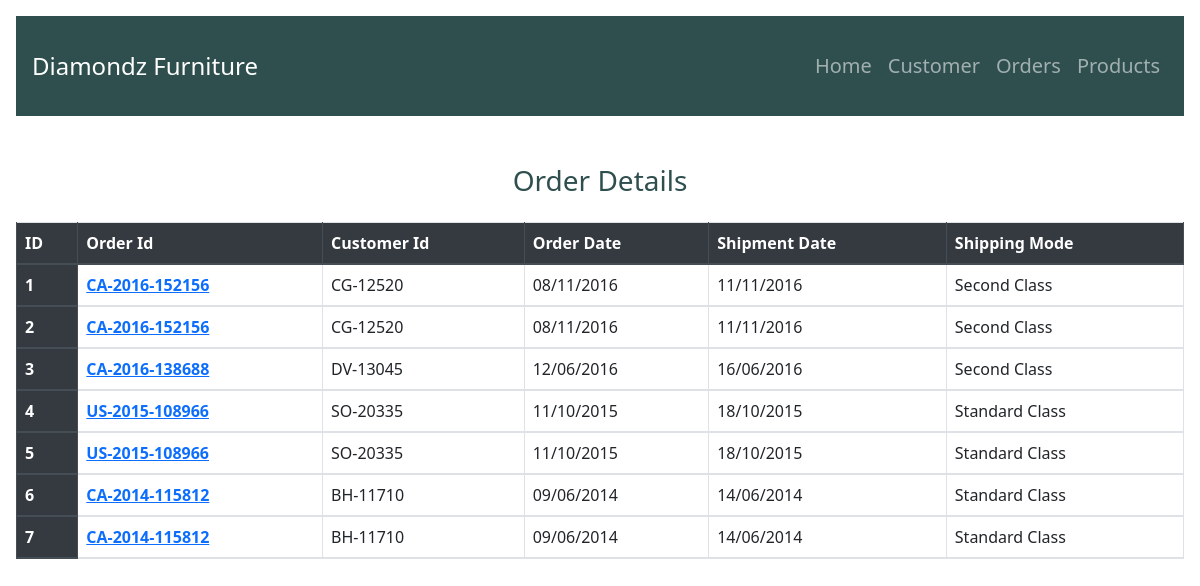
The page /orders on the database as committed earlier.
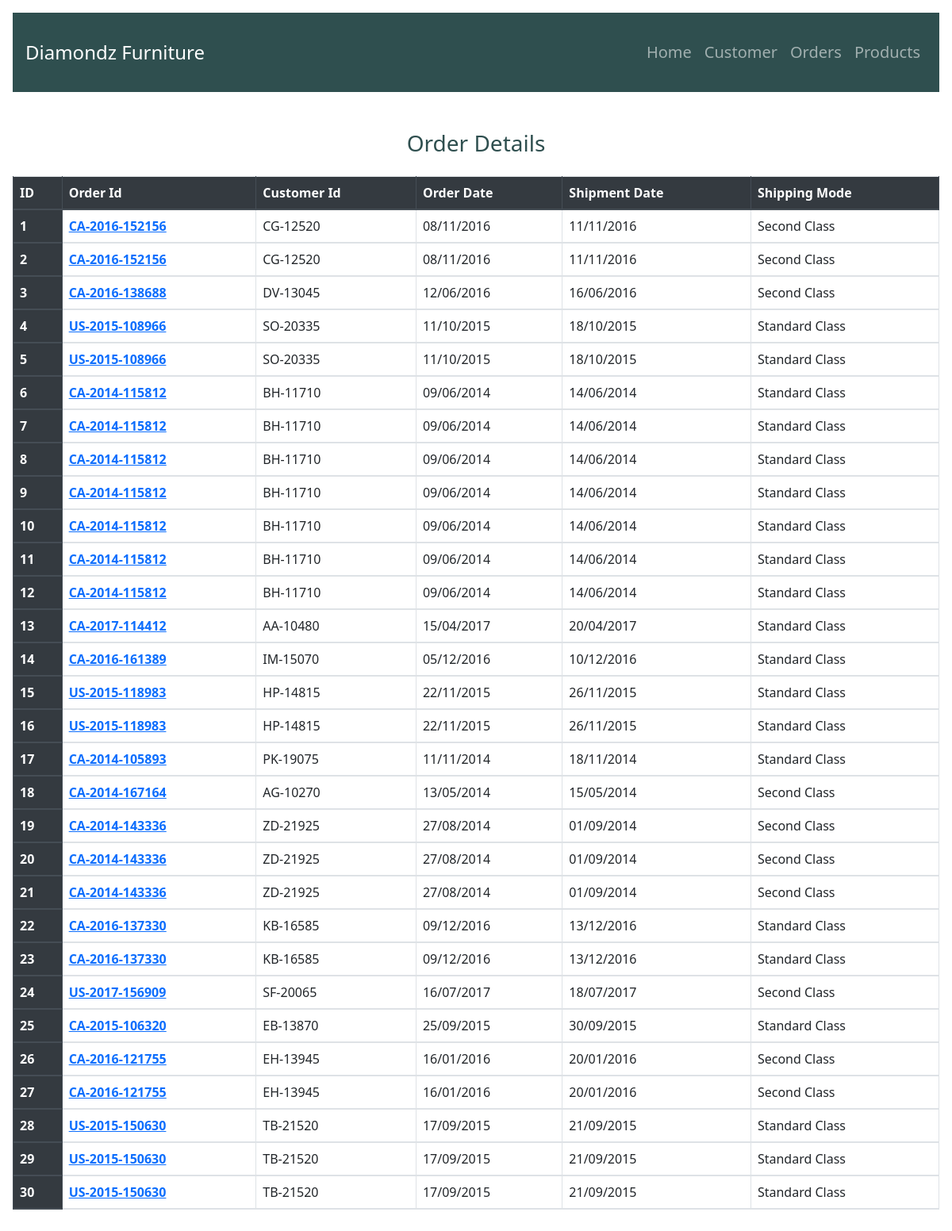
The same page on the database as committed later.
### tables this page shows
CREATE TABLE orders (Id INTEGER PRIMARY KEY AUTOINCREMENT,  Order_Id TEXT, customer_id INTEGER, Order_Date TEXT, Ship_Date TEXT, Ship_Mode TEXT, FOREIGN KEY(customer_id) REFERENCES customers(Id));

### superstore_data.py (the view)
@app.route('/orders')
def orders():
    db = get_db()
    cur = db.execute("select * FROM orders limit 30")
    rows = cur.fetchall()
    return render_template('orders.html', rows=rows)

### superstore_data.py (called while the page is built)
def connect_db():
    conn = sqlite3.connect(db_name, detect_types=sqlite3.PARSE_DECLTYPES | sqlite3.PARSE_COLNAMES)
    conn.row_factory = sqlite3.Row
    return conn

def get_db():
    if not hasattr(g, 'sqlite_db'):
        g.sqlite_db = connect_db()
    return g.sqlite_db

### templates/orders.html (shortened to what this page needs)
{% extends "base.html" %}
{%block content%}
        <h3 class="mt-5" style="color: darkslategrey;"><center> Order Details</center></h3>
    <table class="table table-hover mt-4 table-bordered">
        <thead class="thead-dark">
                <th scope="col">ID</th>
                <th scope="col">Order Id</th>
                <th scope="col">Customer Id</th>
                <th scope="col">Order Date</th>
                <th scope="col">Shipment Date</th>
                <th scope="col">Shipping Mode</th>
               {% for row in rows %}
            <tr>
                <th scope="row">{{row["Id"]}}</td>
                 <td><b><a href={{ url_for('order_details', id = row['Order_Id']) }}>{{row["Order_Id"]}}</a></b></td>
                <td>{{row["Customer_Id"]}}</td>
                <td >{{row["Order_Date"]}}</td>
                <td >{{row["Ship_Date"]}}</td>
                <td >{{row["Ship_Mode"]}}</td>
            </tr>
                {% endfor %}
{% endblock %}

### templates/base.html (shortened to what this page needs)
<!DOCTYPE html>
<html>
    <head>
<link rel="stylesheet"
href="https://maxcdn.bootstrapcdn.com/bootstrap/4.5.
2/css/bootstrap.min.css">
<link href="https://cdn.jsdelivr.net/npm/bootstrap@5.1.3/dist/css/bootstrap.min.css" rel="stylesheet">
    <link rel="stylesheet" href="https://cdn.jsdelivr.net/npm/@fortawesome/fontawesome-free@6.1.0/css/all.css">
</head>
    <body>
        <div class="p-3 ">
        <nav class="navbar navbar-expand-lg navbar-dark" style="font-size:20px; background-color: darkslategrey; height:100px;">
            <a class="navbar-brand float-left" href="/" style="font-size:24px;"> Diamondz Furniture</a>
            <div class="collapse navbar-collapse" id="navbar" >
                <div class="navbar-nav ml-auto">
                    <a class="nav-item nav-link"  id="customer" href="/">Home</a>
                    <a class="nav-item nav-link"  id="customer" href="/customers">Customer</a>
                    <a class="nav-item nav-link" id="order" href="/orders">Orders</a>
                    <a class="nav-item nav-link" id="product" href="/products">Products</a>
                 </div>
            </div>
        </nav>
        {% block content %}{% endblock %}
        </div>
    </body>
</html>

Rows that differ between the two databases and show on the page:
added orders: Id "8", Order_Id "CA-2014-115812", Customer_Id "BH-11710", Order_Date "09/06/2014", Ship_Date "14/06/2014", Ship_Mode "Standard Class"
added orders: Id "9", Order_Id "CA-2014-115812", Customer_Id "BH-11710", Order_Date "09/06/2014", Ship_Date "14/06/2014", Ship_Mode "Standard Class"
added orders: Id "10", Order_Id "CA-2014-115812", Customer_Id "BH-11710", Order_Date "09/06/2014", Ship_Date "14/06/2014", Ship_Mode "Standard Class"
added orders: Id "11", Order_Id "CA-2014-115812", Customer_Id "BH-11710", Order_Date "09/06/2014", Ship_Date "14/06/2014", Ship_Mode "Standard Class"
added orders: Id "12", Order_Id "CA-2014-115812", Customer_Id "BH-11710", Order_Date "09/06/2014", Ship_Date "14/06/2014", Ship_Mode "Standard Class"
added orders: Id "13", Order_Id "CA-2017-114412", Customer_Id "AA-10480", Order_Date "15/04/2017", Ship_Date "20/04/2017", Ship_Mode "Standard Class"
added orders: Id "14", Order_Id "CA-2016-161389", Customer_Id "IM-15070", Order_Date "05/12/2016", Ship_Date "10/12/2016", Ship_Mode "Standard Class"
added orders: Id "15", Order_Id "US-2015-118983", Customer_Id "HP-14815", Order_Date "22/11/2015", Ship_Date "26/11/2015", Ship_Mode "Standard Class"
added orders: Id "16", Order_Id "US-2015-118983", Customer_Id "HP-14815", Order_Date "22/11/2015", Ship_Date "26/11/2015", Ship_Mode "Standard Class"
added orders: Id "17", Order_Id "CA-2014-105893", Customer_Id "PK-19075", Order_Date "11/11/2014", Ship_Date "18/11/2014", Ship_Mode "Standard Class"
added orders: Id "18", Order_Id "CA-2014-167164", Customer_Id "AG-10270", Order_Date "13/05/2014", Ship_Date "15/05/2014", Ship_Mode "Second Class"
added orders: Id "19", Order_Id "CA-2014-143336", Customer_Id "ZD-21925", Order_Date "27/08/2014", Ship_Date "01/09/2014", Ship_Mode "Second Class"
added orders: Id "20", Order_Id "CA-2014-143336", Customer_Id "ZD-21925", Order_Date "27/08/2014", Ship_Date "01/09/2014", Ship_Mode "Second Class"
added orders: Id "21", Order_Id "CA-2014-143336", Customer_Id "ZD-21925", Order_Date "27/08/2014", Ship_Date "01/09/2014", Ship_Mode "Second Class"
added orders: Id "22", Order_Id "CA-2016-137330", Customer_Id "KB-16585", Order_Date "09/12/2016", Ship_Date "13/12/2016", Ship_Mode "Standard Class"
added orders: Id "23", Order_Id "CA-2016-137330", Customer_Id "KB-16585", Order_Date "09/12/2016", Ship_Date "13/12/2016", Ship_Mode "Standard Class"
added orders: Id "24", Order_Id "US-2017-156909", Customer_Id "SF-20065", Order_Date "16/07/2017", Ship_Date "18/07/2017", Ship_Mode "Second Class"
added orders: Id "25", Order_Id "CA-2015-106320", Customer_Id "EB-13870", Order_Date "25/09/2015", Ship_Date "30/09/2015", Ship_Mode "Standard Class"
added orders: Id "26", Order_Id "CA-2016-121755", Customer_Id "EH-13945", Order_Date "16/01/2016", Ship_Date "20/01/2016", Ship_Mode "Second Class"
added orders: Id "27", Order_Id "CA-2016-121755", Customer_Id "EH-13945", Order_Date "16/01/2016", Ship_Date "20/01/2016", Ship_Mode "Second Class"
added orders: Id "28", Order_Id "US-2015-150630", Customer_Id "TB-21520", Order_Date "17/09/2015", Ship_Date "21/09/2015", Ship_Mode "Standard Class"
added orders: Id "29", Order_Id "US-2015-150630", Customer_Id "TB-21520", Order_Date "17/09/2015", Ship_Date "21/09/2015", Ship_Mode "Standard Class"
added orders: Id "30", Order_Id "US-2015-150630", Customer_Id "TB-21520", Order_Date "17/09/2015", Ship_Date "21/09/2015", Ship_Mode "Standard Class"
